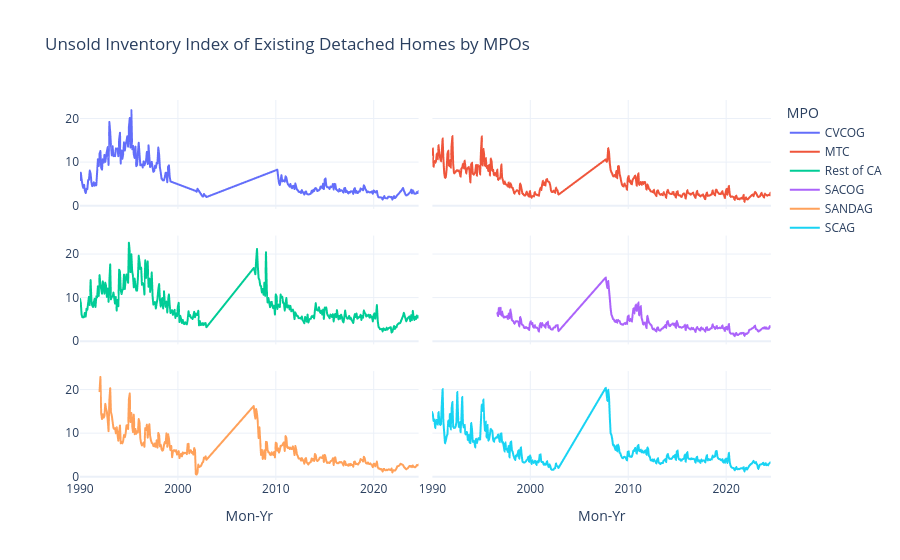

Here is the notebook cell this chart was saved with:
### Code cell
fig = px.line(mpo_frame, 
              x='Mon-Yr', 
              y='Index', 
              color='MPO', 
              facet_col='MPO', 
              template='plotly_white',
              facet_col_wrap=2, 
              title='Unsold Inventory Index of Existing Detached Homes by MPOs')

fig.update_layout(
    yaxis_title=None,
    showlegend=True            
)

fig.for_each_annotation(lambda a: a.update(text=''))
fig.for_each_yaxis(lambda y: y.update(title_text=''))


fig.show()

### Figure 1 — Plotly figure (JSON) as saved in the notebook; plotly's stock layout.template omitted (floating-point values rounded to 4 significant figures; data arrays with more than 128 entries replaced by an {"elided": "..."} marker saying what was removed)
{"data": [{"hovertemplate": "MPO=CVCOG<br>Mon-Yr=%{x}<br>Index=%{y}<extra></extra>", "legendgroup": "CVCOG", "line": {"color": "#636efa", "dash": "solid"}, "marker": {"symbol": "circle"}, "mode": "lines", "name": "CVCOG", "showlegend": true, "type": "scattergl", "x": {"elided": "290 str values"}, "xaxis": "x5", "y": {"elided": "290 float values"}, "yaxis": "y5"}, {"hovertemplate": "MPO=MTC<br>Mon-Yr=%{x}<br>Index=%{y}<extra></extra>", "legendgroup": "MTC", "line": {"color": "#EF553B", "dash": "solid"}, "marker": {"symbol": "circle"}, "mode": "lines", "name": "MTC", "showlegend": true, "type": "scattergl", "x": {"elided": "353 str values"}, "xaxis": "x6", "y": {"elided": "353 float values"}, "yaxis": "y6"}, {"hovertemplate": "MPO=Rest of CA<br>Mon-Yr=%{x}<br>Index=%{y}<extra></extra>", "legendgroup": "Rest of CA", "line": {"color": "#00cc96", "dash": "solid"}, "marker": {"symbol": "circle"}, "mode": "lines", "name": "Rest of CA", "showlegend": true, "type": "scattergl", "x": {"elided": "354 str values"}, "xaxis": "x3", "y": {"elided": "354 float values"}, "yaxis": "y3"}, {"hovertemplate": "MPO=SACOG<br>Mon-Yr=%{x}<br>Index=%{y}<extra></extra>", "legendgroup": "SACOG", "line": {"color": "#ab63fa", "dash": "solid"}, "marker": {"symbol": "circle"}, "mode": "lines", "name": "SACOG", "showlegend": true, "type": "scattergl", "x": {"elided": "274 str values"}, "xaxis": "x4", "y": {"elided": "274 float values"}, "yaxis": "y4"}, {"hovertemplate": "MPO=SANDAG<br>Mon-Yr=%{x}<br>Index=%{y}<extra></extra>", "legendgroup": "SANDAG", "line": {"color": "#FFA15A", "dash": "solid"}, "marker": {"symbol": "circle"}, "mode": "lines", "name": "SANDAG", "showlegend": true, "type": "scattergl", "x": {"elided": "328 str values"}, "xaxis": "x", "y": {"elided": "328 float values"}, "yaxis": "y"}, {"hovertemplate": "MPO=SCAG<br>Mon-Yr=%{x}<br>Index=%{y}<extra></extra>", "legendgroup": "SCAG", "line": {"color": "#19d3f3", "dash": "solid"}, "marker": {"symbol": "circle"}, "mode": "lines", "name": "SCAG", "showlegend": true, "type": "scattergl", "x": {"elided": "354 str values"}, "xaxis": "x2", "y": {"elided": "354 float values"}, "yaxis": "y2"}], "layout": {"annotations": [{"font": {}, "showarrow": false, "text": "", "x": 0.245, "xanchor": "center", "xref": "paper", "y": 0.2867, "yanchor": "bottom", "yref": "paper"}, {"font": {}, "showarrow": false, "text": "", "x": 0.755, "xanchor": "center", "xref": "paper", "y": 0.2867, "yanchor": "bottom", "yref": "paper"}, {"font": {}, "showarrow": false, "text": "", "x": 0.245, "xanchor": "center", "xref": "paper", "y": 0.6433, "yanchor": "bottom", "yref": "paper"}, {"font": {}, "showarrow": false, "text": "", "x": 0.755, "xanchor": "center", "xref": "paper", "y": 0.6433, "yanchor": "bottom", "yref": "paper"}, {"font": {}, "showarrow": false, "text": "", "x": 0.245, "xanchor": "center", "xref": "paper", "y": 1.0, "yanchor": "bottom", "yref": "paper"}, {"font": {}, "showarrow": false, "text": "", "x": 0.755, "xanchor": "center", "xref": "paper", "y": 1.0, "yanchor": "bottom", "yref": "paper"}], "legend": {"title": {"text": "MPO"}, "tracegroupgap": 0}, "showlegend": true, "title": {"text": "Unsold Inventory Index of Existing Detached Homes by MPOs"}, "xaxis": {"anchor": "y", "domain": [0, 0.49], "title": {"text": "Mon-Yr"}}, "xaxis2": {"anchor": "y2", "domain": [0.51, 1], "matches": "x", "title": {"text": "Mon-Yr"}}, "xaxis3": {"anchor": "y3", "domain": [0, 0.49], "matches": "x", "showticklabels": false}, "xaxis4": {"anchor": "y4", "domain": [0.51, 1], "matches": "x", "showticklabels": false}, "xaxis5": {"anchor": "y5", "domain": [0, 0.49], "matches": "x", "showticklabels": false}, "xaxis6": {"anchor": "y6", "domain": [0.51, 1], "matches": "x", "showticklabels": false}, "yaxis": {"anchor": "x", "domain": [0, 0.2867], "title": {"text": ""}}, "yaxis2": {"anchor": "x2", "domain": [0, 0.2867], "matches": "y", "showticklabels": false, "title": {"text": ""}}, "yaxis3": {"anchor": "x3", "domain": [0.3567, 0.6433], "matches": "y", "title": {"text": ""}}, "yaxis4": {"anchor": "x4", "domain": [0.3567, 0.6433], "matches": "y", "showticklabels": false, "title": {"text": ""}}, "yaxis5": {"anchor": "x5", "domain": [0.7133, 1.0], "matches": "y", "title": {"text": ""}}, "yaxis6": {"anchor": "x6", "domain": [0.7133, 1.0], "matches": "y", "showticklabels": false, "title": {"text": ""}}}}
